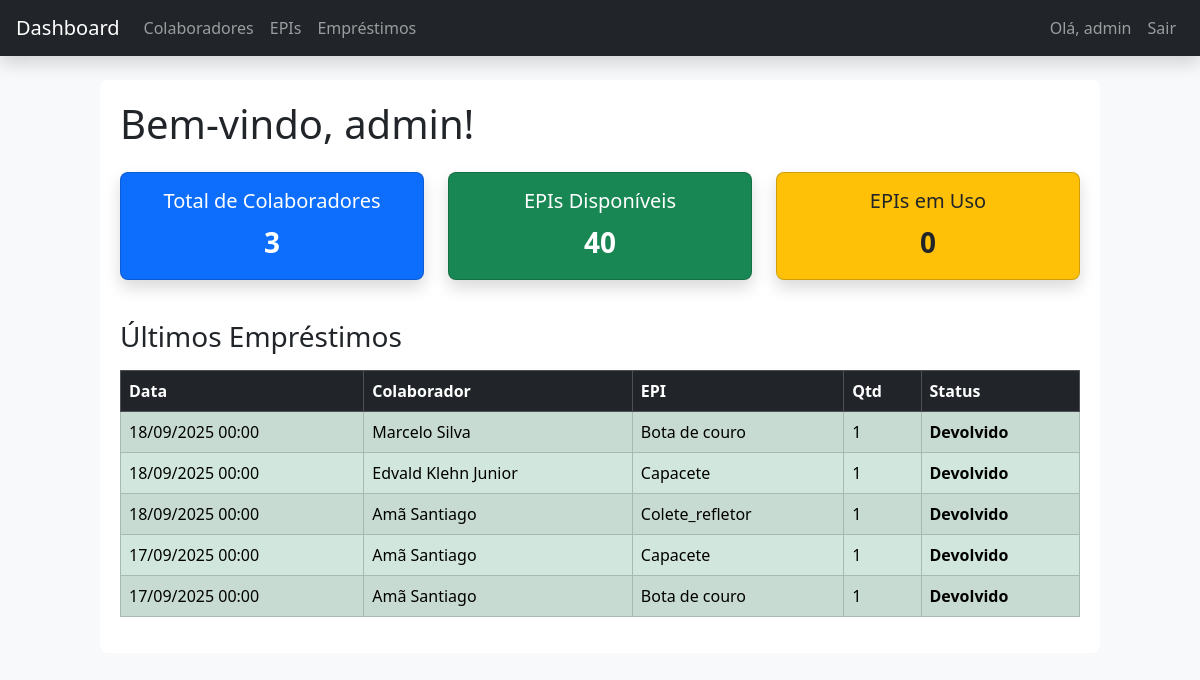
Before: / (signed in) with the older database file.
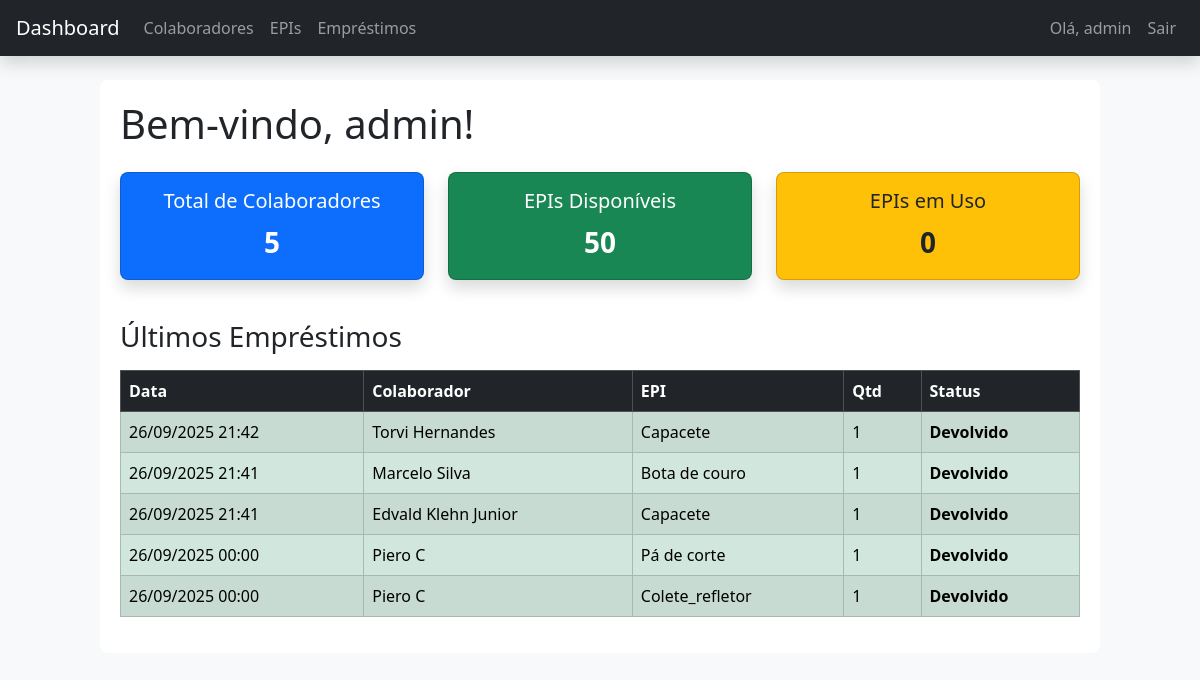
After: the same page with the newer database file.
### appEpi/models.py (models this page shows, shortened)
class Emprestimo(models.Model):
    STATUS_CHOICES = [
        ('Em uso', 'Em uso'),
        ('Devolvido', 'Devolvido'),
    ]
    colaborador = models.ForeignKey(Colaborador, on_delete=models.CASCADE)
    epi = models.ForeignKey(Epi, on_delete=models.CASCADE)
    data_emprestimo = models.DateTimeField(auto_now_add=True)
    data_devolucao = models.DateField(blank=True, null=True)
    quantidade = models.PositiveIntegerField(default=1)
    status = models.CharField(max_length=10, choices=STATUS_CHOICES, default='Em uso')
    data_prevista_devolucao = models.DateField(blank=True, null=True)
    data_real_devolucao = models.DateField(blank=True, null=True)

class Colaborador(models.Model):
    nome = models.CharField(max_length=100)
    cpf = models.CharField(max_length=14, unique=True)
    funcao = models.CharField(max_length=100, default='Desconhecida')
    setor = models.CharField(max_length=100)

class Epi(models.Model):
    nome = models.CharField(max_length=100)
    descricao = models.TextField(blank=True, null=True)
    validade = models.DateField(blank=True, null=True)
    quantidade = models.PositiveIntegerField(default=0)
    @property
    def quantidade_disponivel(self):
        from .models import Emprestimo
        emprestados = Emprestimo.objects.filter(
            epi=self, status='Em uso'
        ).aggregate(models.Sum('quantidade'))['quantidade__sum'] or 0
        return self.quantidade - emprestados

### appEpi/views.py (the view)
# urls.py: path('', views.home, name='home'),
@login_required
def home(request):
    total_colaboradores = Colaborador.objects.count()
    epis = Epi.objects.all()
    total_epis_disponiveis = sum(epi.quantidade_disponivel for epi in epis)
    epis_em_uso = Emprestimo.objects.filter(status='Em uso').count()
    emprestimos = Emprestimo.objects.filter(data_emprestimo__isnull=False).order_by('-data_emprestimo')[:5]
    context = {
        'total_colaboradores': total_colaboradores,
        'total_epis_disponiveis': total_epis_disponiveis,  # 🔥 valor correto do estoque
        'epis_em_uso': epis_em_uso,
        'emprestimos': emprestimos,
        'usuario': request.user,
    }
    return render(request, 'home.html', context)

### appEpi/templates/home.html (shortened to what this page needs)
{% extends 'base.html' %}
{% block content %}
<h1 class="mb-4">Bem-vindo, {{ user.username }}!</h1>
<div class="row mb-4">
    <div class="col-md-4">
        <div class="card text-white bg-primary shadow mb-3 rounded-3">
            <div class="card-body text-center">
                <h5 class="card-title">Total de Colaboradores</h5>
                <p class="card-text fs-3 fw-bold">{{ total_colaboradores }}</p>
            </div>
        </div>
    </div>
<div class="col-md-4">
    <div class="card text-white bg-success shadow mb-3 rounded-3">
        <div class="card-body text-center">
            <h5 class="card-title">EPIs Disponíveis</h5>
            <p class="card-text fs-3 fw-bold">{{ total_epis_disponiveis }}</p>
        </div>
    </div>
</div>
    <div class="col-md-4">
        <div class="card text-dark bg-warning shadow mb-3 rounded-3">
            <div class="card-body text-center">
                <h5 class="card-title">EPIs em Uso</h5>
                <p class="card-text fs-3 fw-bold">{{ epis_em_uso }}</p>
            </div>
        </div>
    </div>
</div>
<h3 class="mb-3">Últimos Empréstimos</h3>
<div class="table-responsive">
    <table class="table table-striped table-hover table-bordered align-middle">
        <thead class="table-dark">
            <tr>
                <th>Data</th>
                <th>Colaborador</th>
                <th>EPI</th>
                <th>Qtd</th>
                <th>Status</th>
            </tr>
        </thead>
        <tbody>
            {% if emprestimos %}
                {% for emp in emprestimos %}
                    <tr class="{% if emp.status == 'Em uso' %}table-warning{% elif emp.status == 'Devolvido' %}table-success{% endif %}">
                        <td>
  {% if emp.data_emprestimo %}
    {{ emp.data_emprestimo|date:"d/m/Y H:i" }}
  {% else %}
    <span class="text-muted">Sem data</span>
  {% endif %}
</td>
                        <td>{{ emp.colaborador.nome }}</td>
                        <td>{{ emp.epi.nome }}</td>
                        <td>{{ emp.quantidade }}</td>
                        <td class="fw-bold">{{ emp.status }}</td>
                    </tr>
                {% endfor %}
            {% else %}
                <tr>
                    <td colspan="5" class="text-center text-muted">Nenhum empréstimo registrado.</td>
                </tr>
            {% endif %}
        </tbody>
    </table>
</div>
{% endblock %}

Changed rows visible on the page:
no longer on this page (row unchanged): Emprestimo: data_emprestimo "18/09/2025 00:00", colaborador.nome "Marcelo Silva", epi.nome "Bota de couro", quantidade "1", status "Devolvido"
no longer on this page (row unchanged): Emprestimo: data_emprestimo "18/09/2025 00:00", colaborador.nome "Edvald Klehn Junior", epi.nome "Capacete", quantidade "1", status "Devolvido"
no longer on this page (row unchanged): Emprestimo: data_emprestimo "18/09/2025 00:00", colaborador.nome "Amã Santiago", epi.nome "Colete_refletor", quantidade "1", status "Devolvido"
no longer on this page (row unchanged): Emprestimo: data_emprestimo "17/09/2025 00:00", colaborador.nome "Amã Santiago", epi.nome "Capacete", quantidade "1", status "Devolvido"
no longer on this page (row unchanged): Emprestimo: data_emprestimo "17/09/2025 00:00", colaborador.nome "Amã Santiago", epi.nome "Bota de couro", quantidade "1", status "Devolvido"
added Emprestimo: data_emprestimo "26/09/2025 21:42", colaborador.nome "Torvi Hernandes", epi.nome "Capacete", quantidade "1", status "Devolvido"
added Emprestimo: data_emprestimo "26/09/2025 21:41", colaborador.nome "Marcelo Silva", epi.nome "Bota de couro", quantidade "1", status "Devolvido"
added Emprestimo: data_emprestimo "26/09/2025 21:41", colaborador.nome "Edvald Klehn Junior", epi.nome "Capacete", quantidade "1", status "Devolvido"
added Emprestimo: data_emprestimo "26/09/2025 00:00", colaborador.nome "Piero C", epi.nome "Pá de corte", quantidade "1", status "Devolvido"
added Emprestimo: data_emprestimo "26/09/2025 00:00", colaborador.nome "Piero C", epi.nome "Colete_refletor", quantidade "1", status "Devolvido"
Other visible differences:
{{ total_colaboradores }}: "3" → "5"
{{ total_epis_disponiveis }}: "40" → "50"
